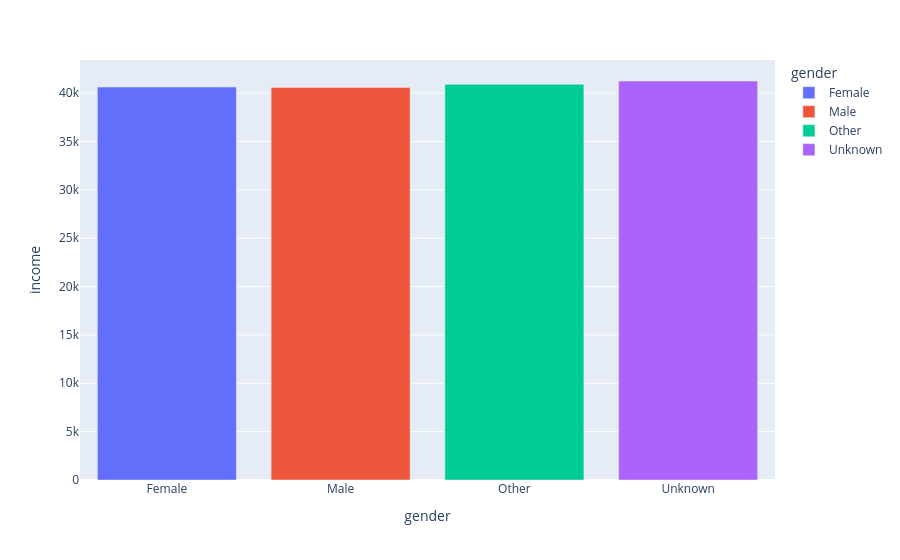

This figure's notebook cell:
### Code cell
import plotly.express as px
fig = px.bar(
    gender_income,
    x = 'gender',
    y = 'income',
    color = 'gender'
)
fig.show()

### Figure 1 — Plotly figure (JSON) as saved in the notebook; plotly's stock layout.template omitted (floating-point values rounded to 4 significant figures)
{"data": [{"alignmentgroup": "True", "hovertemplate": "gender=%{x}<br>income=%{y}<extra></extra>", "legendgroup": "Female", "marker": {"color": "#636efa", "pattern": {"shape": ""}}, "name": "Female", "offsetgroup": "Female", "orientation": "v", "showlegend": true, "textposition": "auto", "type": "bar", "x": ["Female"], "xaxis": "x", "y": [40630.0], "yaxis": "y"}, {"alignmentgroup": "True", "hovertemplate": "gender=%{x}<br>income=%{y}<extra></extra>", "legendgroup": "Male", "marker": {"color": "#EF553B", "pattern": {"shape": ""}}, "name": "Male", "offsetgroup": "Male", "orientation": "v", "showlegend": true, "textposition": "auto", "type": "bar", "x": ["Male"], "xaxis": "x", "y": [40570.0], "yaxis": "y"}, {"alignmentgroup": "True", "hovertemplate": "gender=%{x}<br>income=%{y}<extra></extra>", "legendgroup": "Other", "marker": {"color": "#00cc96", "pattern": {"shape": ""}}, "name": "Other", "offsetgroup": "Other", "orientation": "v", "showlegend": true, "textposition": "auto", "type": "bar", "x": ["Other"], "xaxis": "x", "y": [40910.0], "yaxis": "y"}, {"alignmentgroup": "True", "hovertemplate": "gender=%{x}<br>income=%{y}<extra></extra>", "legendgroup": "Unknown", "marker": {"color": "#ab63fa", "pattern": {"shape": ""}}, "name": "Unknown", "offsetgroup": "Unknown", "orientation": "v", "showlegend": true, "textposition": "auto", "type": "bar", "x": ["Unknown"], "xaxis": "x", "y": [41260.0], "yaxis": "y"}], "layout": {"barmode": "relative", "legend": {"title": {"text": "gender"}, "tracegroupgap": 0}, "margin": {"t": 60}, "xaxis": {"anchor": "y", "categoryarray": ["Female", "Male", "Other", "Unknown"], "categoryorder": "array", "domain": [0, 1], "title": {"text": "gender"}}, "yaxis": {"anchor": "x", "domain": [0, 1], "title": {"text": "income"}}}}
